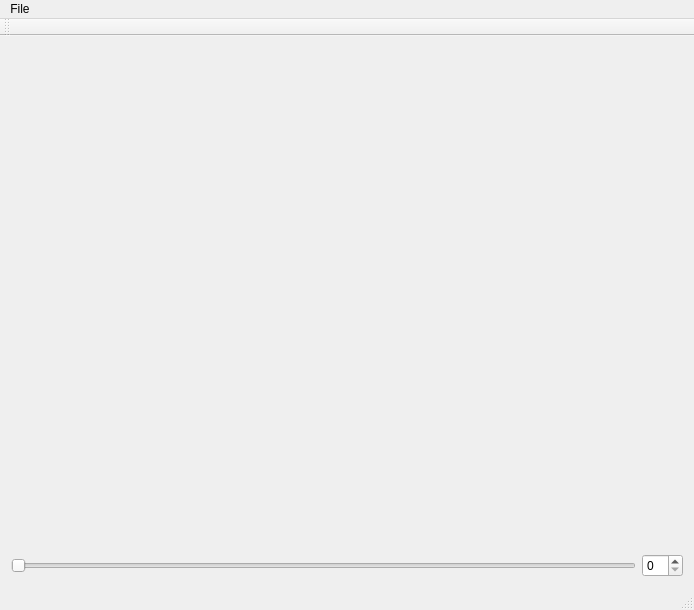
<?xml version="1.0" encoding="UTF-8"?>
<ui version="4.0">
 <class>ViewerMainWindow</class>
 <widget class="QMainWindow" name="ViewerMainWindow">
  <property name="geometry">
   <rect>
    <x>0</x>
    <y>0</y>
    <width>694</width>
    <height>610</height>
   </rect>
  </property>
  <property name="windowTitle">
   <string>ViewerMainWindow</string>
  </property>
  <widget class="QWidget" name="centralWidget">
   <layout class="QVBoxLayout" name="verticalLayout_2">
    <item>
     <layout class="QVBoxLayout" name="verticalLayout">
      <item>
       <widget class="QtAddons::ImageViewerWidget" name="viewer" native="true">
        <property name="sizePolicy">
         <sizepolicy hsizetype="MinimumExpanding" vsizetype="MinimumExpanding">
          <horstretch>0</horstretch>
          <verstretch>0</verstretch>
         </sizepolicy>
        </property>
       </widget>
      </item>
     </layout>
    </item>
    <item>
     <layout class="QHBoxLayout" name="horizontalLayout">
      <item>
       <widget class="QSlider" name="horizontalSlider">
        <property name="orientation">
         <enum>Qt::Horizontal</enum>
        </property>
       </widget>
      </item>
      <item>
       <widget class="QSpinBox" name="spinBox"/>
      </item>
     </layout>
    </item>
   </layout>
  </widget>
  <widget class="QMenuBar" name="menuBar">
   <property name="geometry">
    <rect>
     <x>0</x>
     <y>0</y>
     <width>694</width>
     <height>22</height>
    </rect>
   </property>
   <widget class="QMenu" name="menuFile">
    <property name="title">
     <string>File</string>
    </property>
    <addaction name="actionOpen"/>
    <addaction name="actionQuit"/>
   </widget>
   <addaction name="menuFile"/>
  </widget>
  <widget class="QToolBar" name="mainToolBar">
   <attribute name="toolBarArea">
    <enum>TopToolBarArea</enum>
   </attribute>
   <attribute name="toolBarBreak">
    <bool>false</bool>
   </attribute>
  </widget>
  <widget class="QStatusBar" name="statusBar"/>
  <action name="actionOpen">
   <property name="text">
    <string>Open</string>
   </property>
  </action>
  <action name="actionQuit">
   <property name="text">
    <string>Quit</string>
   </property>
  </action>
 </widget>
 <layoutdefault spacing="6" margin="11"/>
 <customwidgets>
  <customwidget>
   <class>QtAddons::ImageViewerWidget</class>
   <extends>QWidget</extends>
   <header location="global">imageviewerwidget.h</header>
   <container>1</container>
  </customwidget>
 </customwidgets>
 <resources/>
 <connections/>
</ui>
